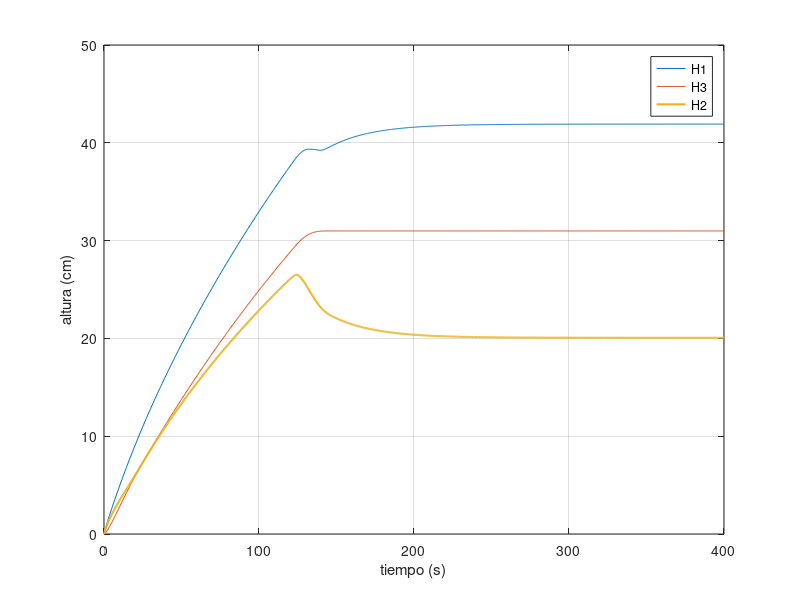
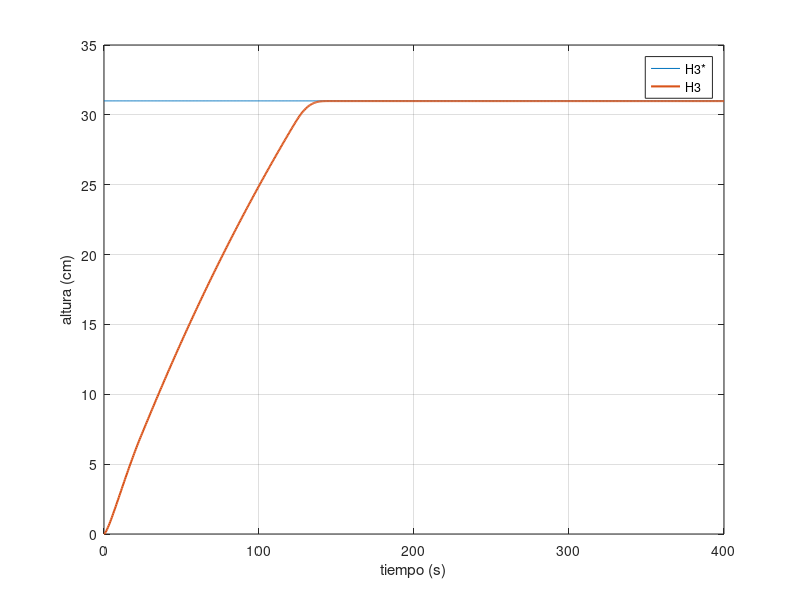
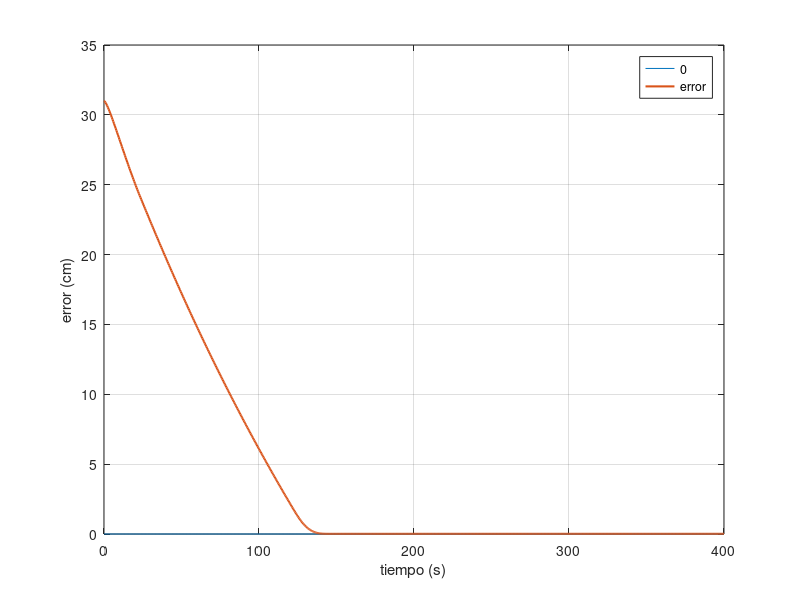
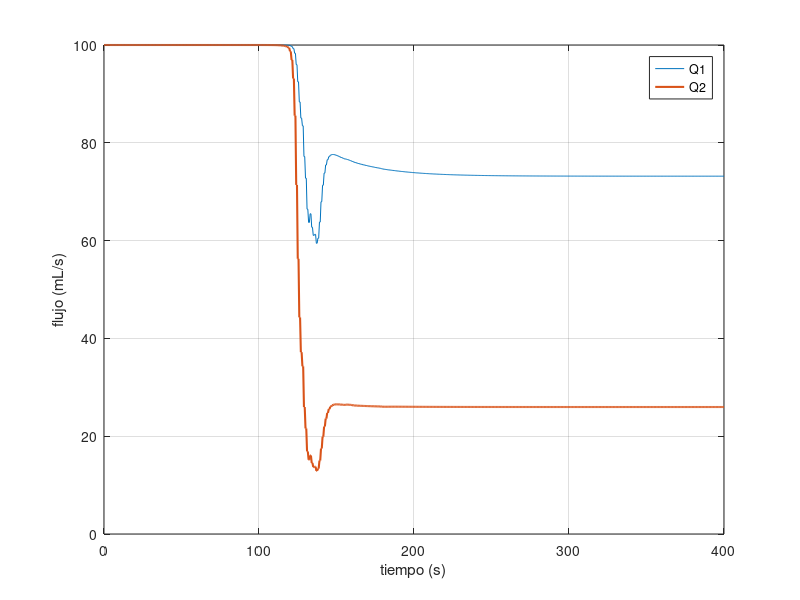

Reproduce these figures in MATLAB, in order.

clear all;

load("referencia.mat");
load("altura.mat");
load("error.mat");
load("flujo.mat");

figure(1)
plot(altura(1,:), altura(2,:)*100, altura(1,:), altura(3,:)*100, altura(1,:), altura(4,:)*100, 'linewidth', 1.5);
grid on;
xlabel('tiempo (s)');
ylabel('altura (cm)');
legend('H1', 'H3', 'H2');

figure(2)
plot(referencia(1,:), referencia(2,:)*100, referencia(1,:), referencia(3,:)*100, 'linewidth', 1.5);
grid on;
xlabel('tiempo (s)');
ylabel('altura (cm)');
legend('H3*', 'H3');

figure(3)
plot(error(1,:), zeros(size(error(1,:))), error(1,:), error(2,:)*100, 'linewidth', 1.5);
grid on;
xlabel('tiempo (s)');
ylabel('error (cm)');
legend('0', 'error');

figure(4)
plot(flujo(1,:), flujo(2,:)*1000, flujo(1,:), flujo(3,:)*1000, 'linewidth',1.5);
grid on;
xlabel('tiempo (s)');
ylabel('flujo (mL/s)');
legend('Q1', 'Q2');

